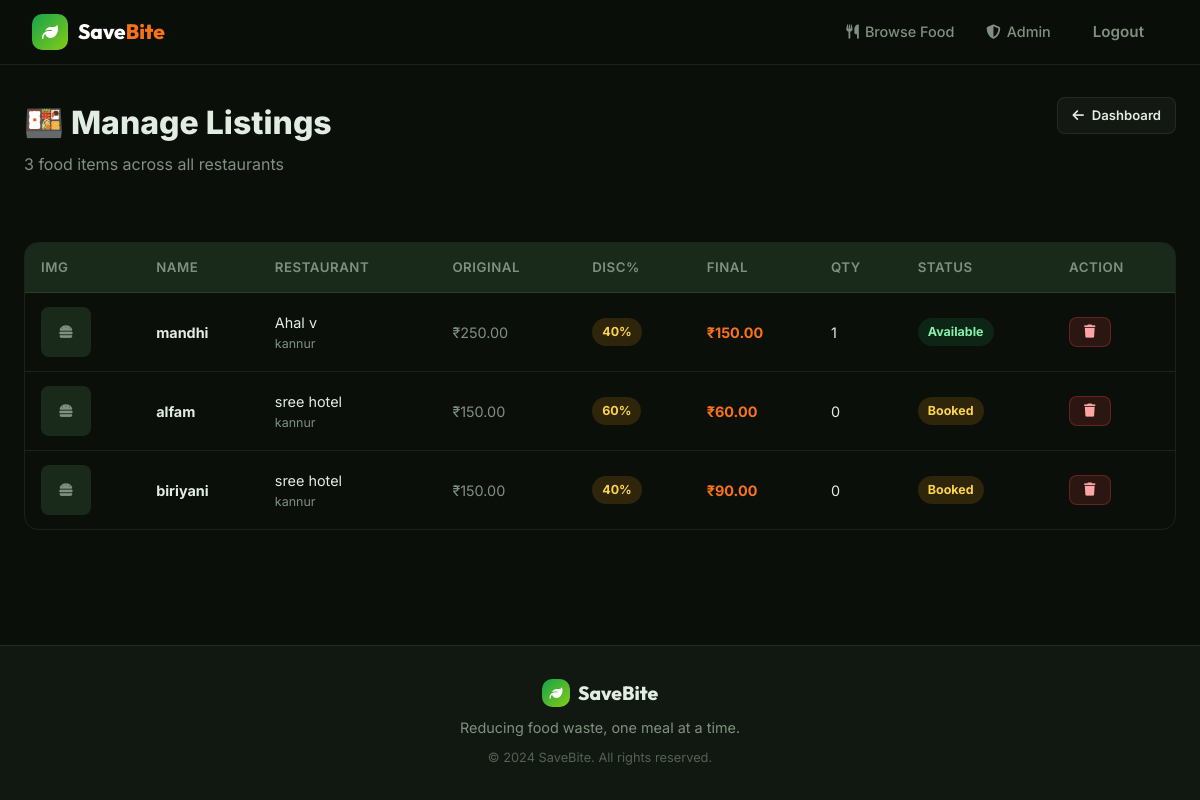
/admin/listings (signed in), run on the app's committed database.
### tables this page shows
CREATE TABLE food_items (
            id INTEGER PRIMARY KEY AUTOINCREMENT,
            restaurant_id INTEGER NOT NULL,
            name TEXT NOT NULL,
            description TEXT,
            original_price REAL NOT NULL,
            discount_percent REAL NOT NULL DEFAULT 0,
            discounted_price REAL NOT NULL,
            quantity INTEGER NOT NULL DEFAULT 1,
            expires_at TEXT,
            image_filename TEXT,
            status TEXT DEFAULT 'available',  -- 'available', 'booked', 'expired'
            created_at TIMESTAMP DEFAULT CURRENT_TIMESTAMP,
            FOREIGN KEY (restaurant_id) REFERENCES restaurants(id)
        );

CREATE TABLE restaurants (
            id INTEGER PRIMARY KEY AUTOINCREMENT,
            owner_id INTEGER NOT NULL,
            name TEXT NOT NULL,
            description TEXT,
            location TEXT,
            phone TEXT,
            cuisine TEXT,
            status TEXT DEFAULT 'active',  -- 'active', 'inactive'
            created_at TIMESTAMP DEFAULT CURRENT_TIMESTAMP,
            FOREIGN KEY (owner_id) REFERENCES users(id)
        );

### app.py (the view)
@app.route('/admin/listings')
@login_required
@role_required('admin')
def admin_listings():
    db = get_db()
    items = db.execute('''
        SELECT f.*, r.name AS restaurant_name, r.location
        FROM food_items f JOIN restaurants r ON f.restaurant_id=r.id ORDER BY f.created_at DESC
    ''').fetchall()
    db.close()
    return render_template('admin/listings.html', items=items)

### app.py (called while the page is built)
def login_required(f):
    @wraps(f)
    def decorated(*args, **kwargs):
        if 'user_id' not in session:
            flash('Please log in first.', 'warning')
            return redirect(url_for('login'))
        return f(*args, **kwargs)
    return decorated

def role_required(*roles):
    def decorator(f):
        @wraps(f)
        def decorated(*args, **kwargs):
            if 'user_id' not in session:
                return redirect(url_for('login'))
            if session.get('role') not in roles:
                flash('Access denied.', 'danger')
                return redirect(url_for('index'))
            return f(*args, **kwargs)
        return decorated
    return decorator

### database.py (called while the page is built)
def get_db():
    conn = sqlite3.connect(DB_PATH)
    conn.row_factory = sqlite3.Row
    return conn

### templates/admin/listings.html
{% extends "base.html" %}{% block title %}Manage Listings{% endblock %}{% block content %}
<div class="container">
    <div class="dashboard-header"><div><div class="page-title">🍱 Manage Listings</div><p class="page-subtitle">{{ items|length }} food items across all restaurants</p></div><a href="{{ url_for('admin_dashboard') }}" class="btn btn-ghost btn-sm"><i class="fas fa-arrow-left"></i> Dashboard</a></div>
    <div class="table-wrapper"><table><thead><tr><th>Img</th><th>Name</th><th>Restaurant</th><th>Original</th><th>Disc%</th><th>Final</th><th>Qty</th><th>Status</th><th>Action</th></tr></thead><tbody>
        {% for item in items %}<tr>
            <td>{% if item.image_filename %}<img class="td-img" src="{{ url_for('static',filename='uploads/'+item.image_filename) }}" alt="">{% else %}<div class="td-img" style="display:flex;align-items:center;justify-content:center;color:var(--text-muted);"><i class="fas fa-hamburger"></i></div>{% endif %}</td>
            <td><strong>{{ item.name }}</strong></td>
            <td>{{ item.restaurant_name }}<div style="font-size:0.78rem;color:var(--text-muted);">{{ item.location or '' }}</div></td>
            <td class="text-muted">₹{{ "%.2f"|format(item.original_price) }}</td>
            <td><span class="badge badge-pending">{{ item.discount_percent|int }}%</span></td>
            <td class="text-accent fw-bold">₹{{ "%.2f"|format(item.discounted_price) }}</td>
            <td>{{ item.quantity }}</td>
            <td><span class="badge badge-{{ item.status }}">{{ item.status|capitalize }}</span></td>
            <td><form method="POST" action="{{ url_for('admin_delete_item',item_id=item.id) }}" onsubmit="return confirm('Remove?')"><button class="btn btn-danger btn-sm" type="submit"><i class="fas fa-trash"></i></button></form></td>
        </tr>{% endfor %}
    </tbody></table></div>
</div>{% endblock %}

### templates/base.html (shortened to what this page needs)
<!DOCTYPE html>
<html lang="en">
<head>
    <link rel="stylesheet" href="{{ url_for('static', filename='css/style.css') }}">
    <link rel="stylesheet" href="https://cdnjs.cloudflare.com/ajax/libs/font-awesome/6.5.0/css/all.min.css">
</head>
<body>
<nav class="navbar">
    <div class="nav-container">
        <a href="{{ url_for('index') }}" class="nav-brand">
            <span class="brand-icon"><i class="fas fa-leaf"></i></span>
            <span class="brand-text">Save<span class="brand-accent">Bite</span></span>
        </a>
        <div class="nav-links" id="navLinks">
            <a href="{{ url_for('browse') }}" class="nav-link"><i class="fas fa-utensils"></i> Browse Food</a>
            {% if session.get('user_id') %}
                {% if session.get('role') == 'admin' %}
                    <a href="{{ url_for('admin_dashboard') }}" class="nav-link"><i class="fas fa-shield-alt"></i> Admin</a>
                {% elif session.get('role') == 'restaurant' %}
                    <a href="{{ url_for('restaurant_dashboard') }}" class="nav-link"><i class="fas fa-store"></i> My Restaurant</a>
                {% else %}
                    <a href="{{ url_for('user_dashboard') }}" class="nav-link"><i class="fas fa-user"></i> Dashboard</a>
                    <a href="{{ url_for('user_bookings') }}" class="nav-link"><i class="fas fa-ticket-alt"></i> Bookings</a>
                {% endif %}
                <a href="{{ url_for('logout') }}" class="btn btn-outline-sm">Logout</a>
            {% else %}
                <a href="{{ url_for('login') }}" class="nav-link">Login</a>
                <a href="{{ url_for('register') }}" class="btn btn-primary-sm">Register</a>
            {% endif %}
        </div>
    </div>
</nav>
<main class="main-content">{% block content %}{% endblock %}</main>
<footer class="footer">
    <div class="footer-container">
        <div class="footer-brand">
            <span class="brand-icon" style="width:28px;height:28px;font-size:13px;"><i class="fas fa-leaf"></i></span>
            <span>SaveBite</span>
        </div>
        <p class="footer-tagline">Reducing food waste, one meal at a time.</p>
        <p class="footer-copy">© 2024 SaveBite. All rights reserved.</p>
    </div>
</footer>
</body>
</html>

### static/css/style.css (style rules this page uses)
*, *::before, *::after { box-sizing: border-box; margin: 0; padding: 0; }
:root { --primary: #16a34a; --primary-dark: #15803d; --primary-light: #dcfce7; --accent: #f97316; --success: #22c55e; --danger: #ef4444; --warning: #f59e0b; --info: #3b82f6; --dark: #0a0f0a; --dark-2: #111811; --dark-3: #1a2a1a; --text: #e2ede2; --text-muted: #809080; --border: rgba(255,255,255,0.08); --glass: rgba(255,255,255,0.04); --glass-border: rgba(255,255,255,0.1); --card-bg: #111811; --radius: 14px; --radius-lg: 20px; --shadow: 0 4px 24px rgba(0,0,0,0.5); --shadow-lg: 0 8px 40px rgba(22,163,74,0.3); --transition: all 0.3s cubic-bezier(0.4,0,0.2,1); }
html { scroll-behavior: smooth; }
body { font-family:'Inter',sans-serif; background:var(--dark); color:var(--text); min-height:100vh; display:flex; flex-direction:column; line-height:1.6; }
.page-title { font-size:2rem; font-weight:800; margin-bottom:0.25rem; }
.page-subtitle { color:var(--text-muted); margin-bottom:2rem; }
.navbar { position:sticky; top:0; z-index:1000; background:rgba(10,15,10,0.88); backdrop-filter:blur(20px); border-bottom:1px solid var(--border); padding:0 2rem; }
.nav-container { max-width:1280px; margin:0 auto; display:flex; align-items:center; justify-content:space-between; height:64px; }
.nav-brand { display:flex; align-items:center; gap:10px; text-decoration:none; }
.brand-icon { width:36px; height:36px; background:linear-gradient(135deg,var(--primary),#84cc16); border-radius:10px; display:flex; align-items:center; justify-content:center; font-size:16px; color:#fff; }
.brand-text { font-family:'Outfit',sans-serif; font-size:1.3rem; font-weight:800; color:#fff; }
.brand-accent { color:var(--accent); }
.nav-links { display:flex; align-items:center; gap:4px; }
.nav-link { padding:8px 14px; border-radius:10px; color:var(--text-muted); text-decoration:none; font-size:0.9rem; font-weight:500; transition:var(--transition); display:flex; align-items:center; gap:6px; }
.btn-outline-sm { padding:8px 18px; border-radius:10px; border:1px solid var(--border); color:var(--text-muted); font-weight:600; font-size:0.9rem; text-decoration:none; transition:var(--transition); background:transparent; cursor:pointer; }
.main-content { flex:1; }
.container { max-width:1200px; margin:0 auto; padding:2rem 1.5rem; }
.btn { padding:12px 24px; border-radius:12px; font-size:0.95rem; font-weight:600; cursor:pointer; border:none; transition:var(--transition); display:inline-flex; align-items:center; gap:8px; text-decoration:none; }
.btn-ghost { background:var(--glass); border:1px solid var(--border); color:var(--text); }
.btn-danger { background:rgba(239,68,68,0.15); border:1px solid rgba(239,68,68,0.3); color:#fca5a5; }
.btn-sm { padding:7px 14px; font-size:0.82rem; border-radius:8px; }
.dashboard-header { display:flex; align-items:flex-start; justify-content:space-between; flex-wrap:wrap; gap:1rem; margin-bottom:2rem; }
.table-wrapper { overflow-x:auto; border-radius:var(--radius); border:1px solid var(--border); }
table { width:100%; border-collapse:collapse; }
thead { background:var(--dark-3); }
thead th { padding:14px 16px; text-align:left; font-size:0.83rem; font-weight:600; color:var(--text-muted); text-transform:uppercase; letter-spacing:0.04em; white-space:nowrap; }
tbody tr { border-top:1px solid var(--border); transition:var(--transition); }
tbody td { padding:14px 16px; font-size:0.9rem; vertical-align:middle; }
.td-img { width:50px; height:50px; border-radius:8px; object-fit:cover; background:var(--dark-3); }
.badge { display:inline-flex; align-items:center; gap:4px; padding:4px 10px; border-radius:20px; font-size:0.78rem; font-weight:700; }
.badge-pending { background:rgba(245,158,11,0.15); color:#fcd34d; }
.badge-available { background:rgba(22,163,74,0.15); color:#86efac; }
.badge-booked { background:rgba(245,158,11,0.15); color:#fcd34d; }
.footer { background:var(--dark-2); border-top:1px solid var(--border); padding:2rem 1.5rem; text-align:center; }
.footer-brand { display:flex; align-items:center; justify-content:center; gap:8px; font-family:'Outfit',sans-serif; font-size:1.2rem; font-weight:800; margin-bottom:0.5rem; }
.footer-tagline { color:var(--text-muted); font-size:0.9rem; margin-bottom:0.5rem; }
.footer-copy { font-size:0.8rem; color:var(--text-muted); opacity:0.6; }
.text-muted { color:var(--text-muted); }
.text-accent { color:var(--accent); }
.fw-bold { font-weight:700; }

### data on the page
food_items: name "mandhi", restaurant_name "Ahal v", location "kannur", original_price "250.00", discount_percent "40", discounted_price "150.00", quantity "1", status "Available"
food_items: name "alfam", restaurant_name "sree hotel", location "kannur", original_price "150.00", discount_percent "60", discounted_price "60.00", quantity "0", status "Booked"
food_items: name "biriyani", restaurant_name "sree hotel", location "kannur", original_price "150.00", discount_percent "40", discounted_price "90.00", quantity "0", status "Booked"

### other printed values
{{ items|length }} "3"
